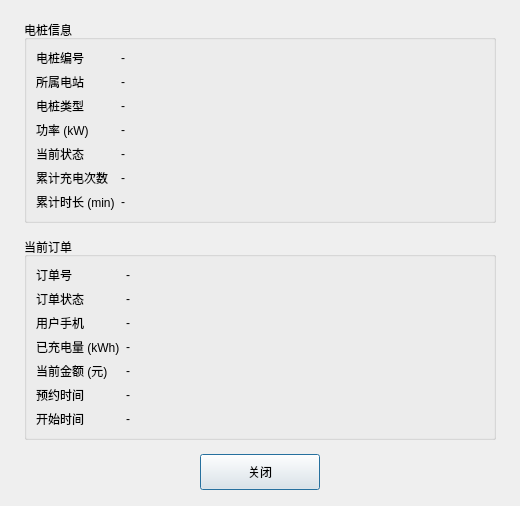
<?xml version="1.0" encoding="UTF-8"?>
<ui version="4.0">
 <class>PileStatusDialog</class>
 <widget class="QDialog" name="PileStatusDialog">
  <property name="geometry">
   <rect>
    <x>0</x>
    <y>0</y>
    <width>520</width>
    <height>420</height>
   </rect>
  </property>
  <property name="windowTitle">
   <string>电桩状态详情</string>
  </property>
  <layout class="QVBoxLayout" name="verticalLayout">
   <property name="leftMargin">
    <number>24</number>
   </property>
   <property name="topMargin">
    <number>20</number>
   </property>
   <property name="rightMargin">
    <number>24</number>
   </property>
   <property name="bottomMargin">
    <number>16</number>
   </property>
   <property name="spacing">
    <number>14</number>
   </property>
   <item>
    <widget class="QGroupBox" name="groupPile">
     <property name="title">
      <string>电桩信息</string>
     </property>
     <layout class="QFormLayout" name="formLayout">
      <item row="0" column="0">
       <widget class="QLabel" name="lblPileNo">
        <property name="text">
         <string>电桩编号</string>
        </property>
       </widget>
      </item>
      <item row="0" column="1">
       <widget class="QLabel" name="valPileNo">
        <property name="text">
         <string>-</string>
        </property>
       </widget>
      </item>
      <item row="1" column="0">
       <widget class="QLabel" name="lblStation">
        <property name="text">
         <string>所属电站</string>
        </property>
       </widget>
      </item>
      <item row="1" column="1">
       <widget class="QLabel" name="valStation">
        <property name="text">
         <string>-</string>
        </property>
       </widget>
      </item>
      <item row="2" column="0">
       <widget class="QLabel" name="lblType">
        <property name="text">
         <string>电桩类型</string>
        </property>
       </widget>
      </item>
      <item row="2" column="1">
       <widget class="QLabel" name="valType">
        <property name="text">
         <string>-</string>
        </property>
       </widget>
      </item>
      <item row="3" column="0">
       <widget class="QLabel" name="lblPower">
        <property name="text">
         <string>功率 (kW)</string>
        </property>
       </widget>
      </item>
      <item row="3" column="1">
       <widget class="QLabel" name="valPower">
        <property name="text">
         <string>-</string>
        </property>
       </widget>
      </item>
      <item row="4" column="0">
       <widget class="QLabel" name="lblStatus">
        <property name="text">
         <string>当前状态</string>
        </property>
       </widget>
      </item>
      <item row="4" column="1">
       <widget class="QLabel" name="valStatus">
        <property name="text">
         <string>-</string>
        </property>
       </widget>
      </item>
      <item row="5" column="0">
       <widget class="QLabel" name="lblChargeCount">
        <property name="text">
         <string>累计充电次数</string>
        </property>
       </widget>
      </item>
      <item row="5" column="1">
       <widget class="QLabel" name="valChargeCount">
        <property name="text">
         <string>-</string>
        </property>
       </widget>
      </item>
      <item row="6" column="0">
       <widget class="QLabel" name="lblChargeMinutes">
        <property name="text">
         <string>累计时长 (min)</string>
        </property>
       </widget>
      </item>
      <item row="6" column="1">
       <widget class="QLabel" name="valChargeMinutes">
        <property name="text">
         <string>-</string>
        </property>
       </widget>
      </item>
     </layout>
    </widget>
   </item>
   <item>
    <widget class="QGroupBox" name="groupOrder">
     <property name="title">
      <string>当前订单</string>
     </property>
     <layout class="QFormLayout" name="formLayout_2">
      <item row="0" column="0">
       <widget class="QLabel" name="lblOrderNo">
        <property name="text">
         <string>订单号</string>
        </property>
       </widget>
      </item>
      <item row="0" column="1">
       <widget class="QLabel" name="valOrderNo">
        <property name="text">
         <string>-</string>
        </property>
       </widget>
      </item>
      <item row="1" column="0">
       <widget class="QLabel" name="lblOrderStatus">
        <property name="text">
         <string>订单状态</string>
        </property>
       </widget>
      </item>
      <item row="1" column="1">
       <widget class="QLabel" name="valOrderStatus">
        <property name="text">
         <string>-</string>
        </property>
       </widget>
      </item>
      <item row="2" column="0">
       <widget class="QLabel" name="lblPhone">
        <property name="text">
         <string>用户手机</string>
        </property>
       </widget>
      </item>
      <item row="2" column="1">
       <widget class="QLabel" name="valPhone">
        <property name="text">
         <string>-</string>
        </property>
       </widget>
      </item>
      <item row="3" column="0">
       <widget class="QLabel" name="lblKwh">
        <property name="text">
         <string>已充电量 (kWh)</string>
        </property>
       </widget>
      </item>
      <item row="3" column="1">
       <widget class="QLabel" name="valKwh">
        <property name="text">
         <string>-</string>
        </property>
       </widget>
      </item>
      <item row="4" column="0">
       <widget class="QLabel" name="lblAmount">
        <property name="text">
         <string>当前金额 (元)</string>
        </property>
       </widget>
      </item>
      <item row="4" column="1">
       <widget class="QLabel" name="valAmount">
        <property name="text">
         <string>-</string>
        </property>
       </widget>
      </item>
      <item row="5" column="0">
       <widget class="QLabel" name="lblReserveAt">
        <property name="text">
         <string>预约时间</string>
        </property>
       </widget>
      </item>
      <item row="5" column="1">
       <widget class="QLabel" name="valReserveAt">
        <property name="text">
         <string>-</string>
        </property>
       </widget>
      </item>
      <item row="6" column="0">
       <widget class="QLabel" name="lblStartAt">
        <property name="text">
         <string>开始时间</string>
        </property>
       </widget>
      </item>
      <item row="6" column="1">
       <widget class="QLabel" name="valStartAt">
        <property name="text">
         <string>-</string>
        </property>
       </widget>
      </item>
     </layout>
    </widget>
   </item>
   <item>
    <layout class="QHBoxLayout" name="horizontalLayout">
     <item>
      <spacer name="horizontalSpacer">
       <property name="orientation">
        <enum>Qt::Horizontal</enum>
       </property>
       <property name="sizeHint" stdset="0">
        <size>
         <width>40</width>
         <height>20</height>
        </size>
       </property>
      </spacer>
     </item>
     <item>
      <widget class="QPushButton" name="btnClose">
       <property name="minimumSize">
        <size>
         <width>120</width>
         <height>36</height>
        </size>
       </property>
       <property name="text">
        <string>关闭</string>
       </property>
      </widget>
     </item>
     <item>
      <spacer name="horizontalSpacer_2">
       <property name="orientation">
        <enum>Qt::Horizontal</enum>
       </property>
       <property name="sizeHint" stdset="0">
        <size>
         <width>40</width>
         <height>20</height>
        </size>
       </property>
      </spacer>
     </item>
    </layout>
   </item>
  </layout>
 </widget>
 <resources/>
 <connections/>
</ui>
